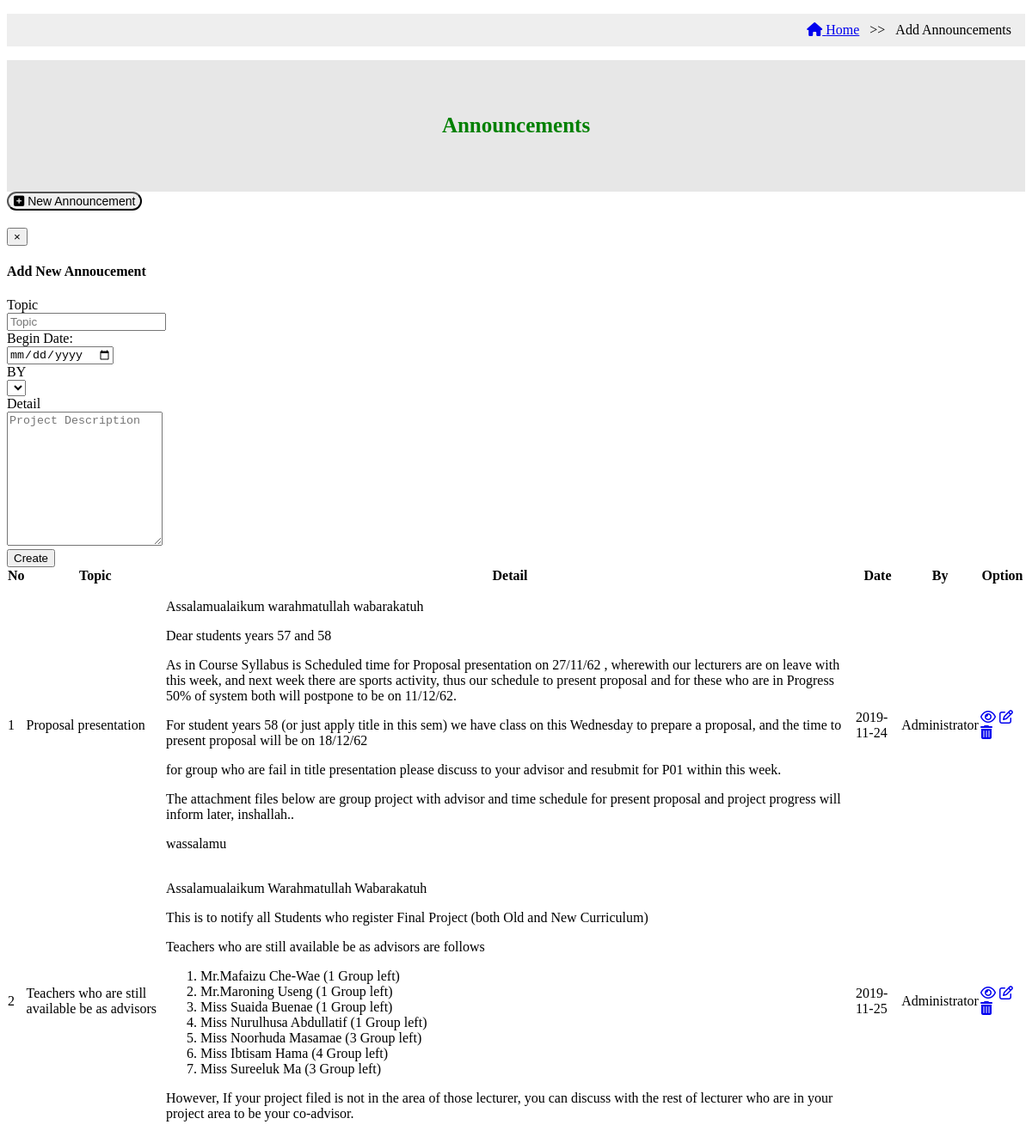
Page /admin/add_announcement.php on the committed database.
### tables this page shows
CREATE TABLE `announcement` (
  `announcement_id` int(10) NOT NULL,
  `announcement_topic` varchar(255) NOT NULL,
  `announcement_detail` varchar(1000) NOT NULL,
  `announcement_date` date NOT NULL,
  `admin_id` int(11) NOT NULL
);

### admin/add_announcement.php (the view, shortened to what this page needs)
<!DOCTYPE html>
<html>
<head>
</head>
<body>
 <ul class="breadcrumb">
 <li><a href="index.php"><i class="fa fa-home"></i> Home</a></li>
  <li class="active">Add Announcements</li>
</ul>
<div class="content">
                     <div class="row">
                        <div class="col-lg-12">
                            <div class="card">
                                  <div id="header">
                                      <h6 class="card-title text-bold">Announcements</h6>
                                  </div>
                                <div class="card-block">
  <button type="button"  class="btn btn-success btn-sm" data-toggle="modal" data-target="#addmember" style="margin-bottom: 20px; border-radius: 12px; font-size: 14px; ">
            <i class="fa fa-plus-square"></i> New Announcement
          </button>
<div class="modal fade" id="addmember" tabindex="-1" role="dialog" aria-labelledby="myModalLabel">
  <div class="modal-dialog" role="document">
    <div class="modal-content">
      <div class="modal-header">
        <button type="button" class="close" data-dismiss="modal" aria-label="Close"><span aria-hidden="true">&times;</span></button>
        <h4 class="modal-title" id="myModalLabel"><i class="glyphicon glyphicon-plus"></i> Add New Annoucement</h4>
      </div>
      <div class="modal-body">
       <form id="add" name="add" method ="post" action ="admin/check_add_announcement.php" onsubmit="return checkForm()" >
            <div class="form-group row">
                    <div class="col-md-3">
                         <label class="control-label col-form-label">Topic</label>
                    </div>
                     <div class="col-md-9">
                    <input type="text" class="form-control" placeholder="Topic" aria-describedby="basic-addon1" id="announcement_topic" name="announcement_topic" autocomplete="off" required>
               </div>
                   </div>
                    <div class="form-group row">
                    <div class="col-md-3">
                         <label class="control-label col-form-label">     Begin Date: </label>
                    </div>
                     <div class="col-md-9">
        <input type="date" name="announcement_date" id="announcement_date" class="form-control" required>
               </div>
                   </div>
 <div class="form-group row">
       <div class="col-md-3">
             <label class="control-label col-form-label">BY</label>
           </div>
             <div class="col-md-9">
             <select class="form-control" name="admin_id">
                <?php
                include '../menu/connect.php';
                ?>
              </select>
            </div>
          </div>
                     <div class="form-group row">
                    <div class="col-md-3">
                         <label class="control-label col-form-label">Detail</label>
                    </div>
                     <div class="col-md-9">
 <textarea rows="10" width="40" class="form-control" id="announcement_detail" name="announcement_detail" placeholder="Project Description"></textarea>
                               </div>
                   </div>
               <button type="submit" class="btn btn-primary btn-lg btn-block">Create</button>
                                                    </div>
                                                </div>
                                            </div>
                                </div>
     <?php
  $strSQL = "SELECT  announcement.announcement_topic,  announcement.announcement_id, announcement.announcement_detail,announcement.announcement_date,admin.admin_fullname
                           FROM announcement,admin
                           WHERE announcement.admin_id=admin.admin_id
                           ORDER BY announcement.announcement_id";
        ?>
       <table class="display datatable table table-stripped" cellspacing="0" width="100%">
          <thead>
             <tr>
                      <th>No</th>
                      <th>Topic</th>
                      <th>Detail</th>
                      <th>Date</th>
                      <th>By</th>
                       <th>Option</th>
                 </tr>
               </thead>
                <?php
     if($result = $db->query($strSQL)){
             while($objResult = $result->fetch_object()){
            ?>
           <tbody>
            <tr>
                  <td class="text-center"><?php echo $objResult->announcement_id; ?></td>
                  <td class="text-center"><?php echo $objResult->announcement_topic; ?></td>
                    <td class="text-center"><?php echo $objResult->announcement_detail; ?></td>
                     <td class="text-center"><?php echo $objResult->announcement_date; ?></td>
                     <td class="text-center"><?php echo $objResult->admin_fullname ?></td>
 <td>
                  <a href="delete/check_delete.php?id=<?php echo $objResult->topic_id;?>" title="Confirm" onclick="return confirm('<?php echo $objResult->topic_topic;?>')"> <i class="fa fa-eye" aria-hidden="true"></i></a>
                     <a href="delete/check_delete.php?id=<?php echo$objResult->topic_id;?>" title="Confirm" onclick="return confirm('<?php echo  $objResult->topic_topic;?>')"> <i class="fa fa-edit" aria-hidden="true"></i>
                     <a href="delete/check_delete.php?id=<?php echo $objResult->topic_id;?>" title="Confirm" onclick="return confirm('<?php echo $objResult->topic_topic;?>')"> <i class="fa fa-trash" aria-hidden="true"></i>
                      </td>
                    </tr>
                  <?php
                 }
               }
                   ?>
                                        </tbody>
                                    </table>
                                </div>
                            </div>
                        </div>
                    </div>
                </div>
</body>
</html>

### admin/add_announcement.php (style rules this page uses)
h6 { font-family:initial; font-size: 25px; }
#header { background-color:#e7e7e7; color: black; text-align: center; padding: 4px; }
h6 { font-family:initial; font-size: 25px; color: green; }
ul.breadcrumb { background-color: #eee; text-align: right; padding: 10px 16px; }
ul.breadcrumb li { display: inline; }
ul.breadcrumb li+li:before { padding: 8px; content: ">>\00a0"; }

### rows in the picture
announcement: announcement_id "1", announcement_topic "Proposal presentation", announcement_detail "Assalamualaikum warahmatullah wabarakatuh Dear students years 57 and 58 As in Course Syllabus is Scheduled time for Proposal presentation on 27/11/62 , wherewith our lecturers are on leave with this week, and next week there are sports activity, thus our schedule to present proposal and for these who are in Progress 50% of system both will postpone to be on 11/12/62. For student years 58 (or just apply title in this sem) we have class on this Wednesday to prepare a proposal, and the time to present proposal will be on 18/12/62 for group who are fail in title presentation please discuss to your advisor and resubmit for P01 within this week. The attachment files below are group project with…", announcement_date "2019-11-24", admin.admin_fullname "Administrator"
announcement: announcement_id "2", announcement_topic "Teachers who are still available be as advisors", announcement_detail "Assalamualaikum Warahmatullah Wabarakatuh This is to notify all Students who register Final Project (both Old and New Curriculum) Teachers who are still available be as advisors are follows Mr.Mafaizu Che-Wae (1 Group left) Mr.Maroning Useng (1 Group left) Miss Suaida Buenae (1 Group left) Miss Nurulhusa Abdullatif (1 Group left) Miss Noorhuda Masamae (3 Group left) Miss Ibtisam Hama (4 Group left) Miss Sureeluk Ma (3 Group left) However, If your project filed is not in the area of those lecturer, you can discuss with the rest of lecturer who are in your project area to be your co-advisor.", announcement_date "2019-11-25", admin.admin_fullname "Administrator"
